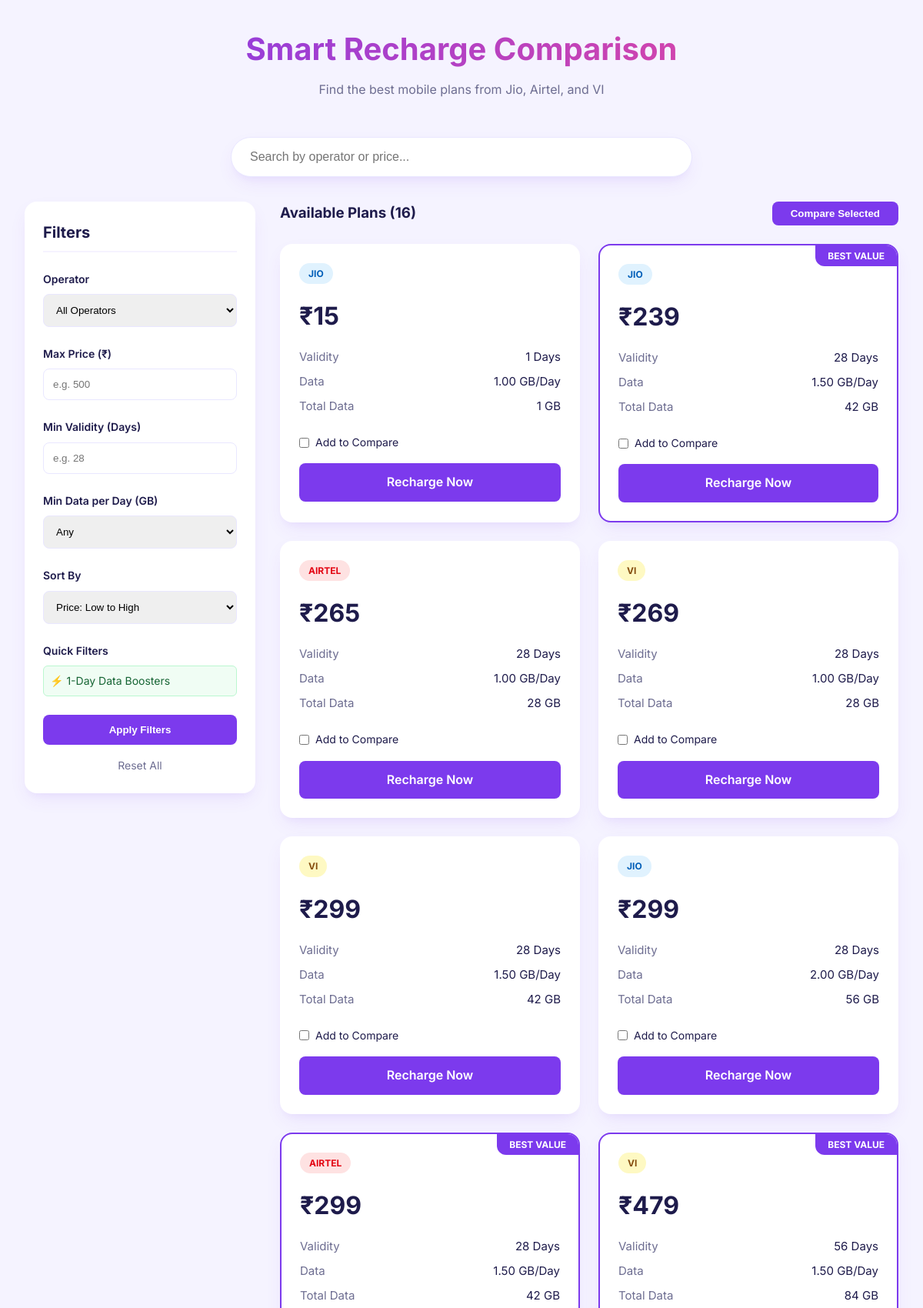
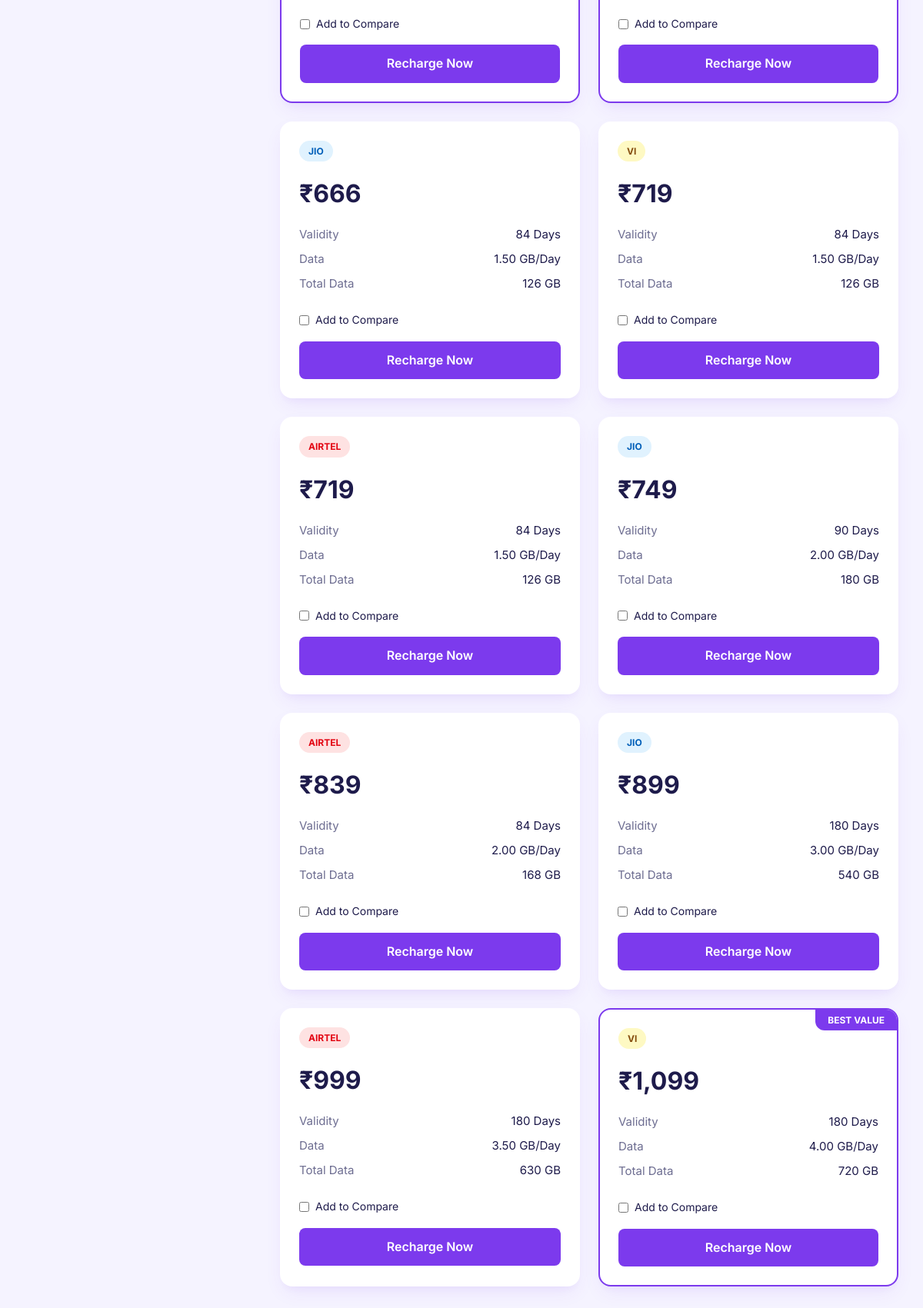
Before: / with the older database file (2 pictures, top to bottom).
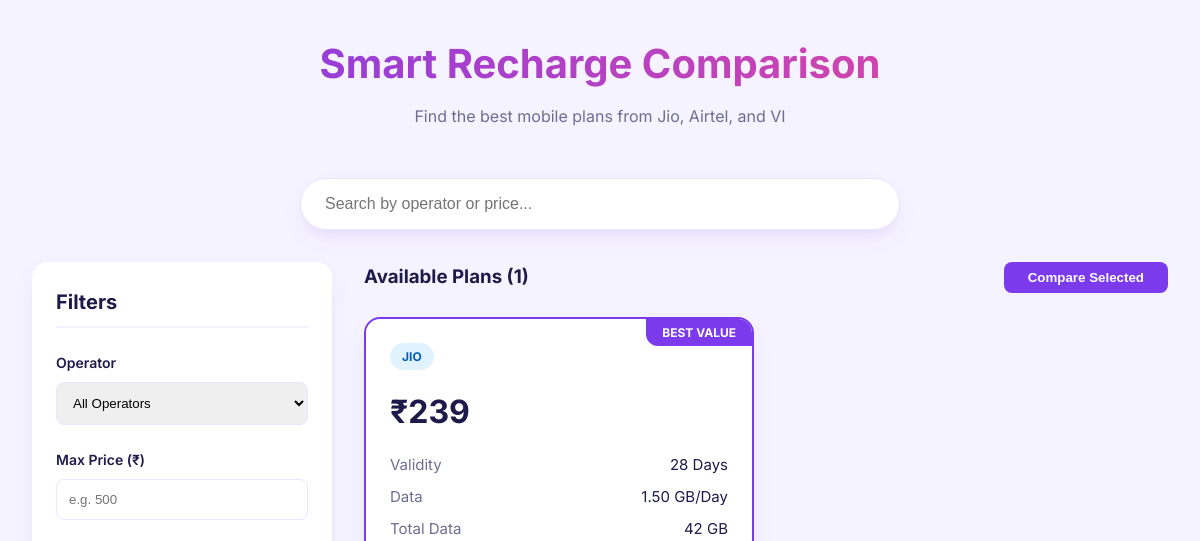
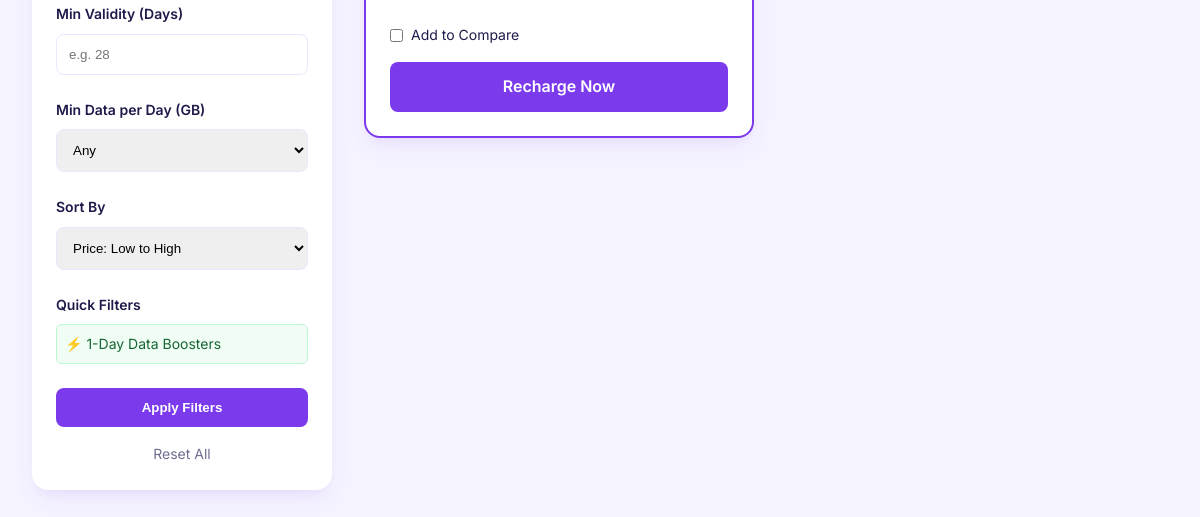
After: the same page with the newer database file (2 pictures, top to bottom).
### tables this page shows
CREATE TABLE IF NOT EXISTS plans (
    id INT AUTO_INCREMENT PRIMARY KEY,
    operator ENUM('Jio', 'Airtel', 'VI') NOT NULL,
    price DECIMAL(10, 2) NOT NULL,
    validity INT NOT NULL,  
    data_per_day DECIMAL(5, 2) NOT NULL,  
    is_best_plan BOOLEAN DEFAULT FALSE,
    category ENUM('Budget', 'Unlimited', 'Long Validity', 'OTT Bundled') DEFAULT 'Unlimited',
    ott_subscription VARCHAR(100) DEFAULT NULL,
    cost_per_day DECIMAL(10, 2) GENERATED ALWAYS AS (price / validity) STORED,
    created_at TIMESTAMP DEFAULT CURRENT_TIMESTAMP
);

### index.php (the view, shortened to what this page needs)
<?php
require_once 'db.php';
$max_price = $_GET['max_price'] ?? '';
$min_validity = $_GET['min_validity'] ?? '';
$sort = $_GET['sort'] ?? 'price_asc';
$search = $_GET['search'] ?? '';
$sql = "SELECT * FROM plans WHERE 1=1";
$params = [];
switch ($sort) {
    case 'price_asc': $sql .= " ORDER BY price ASC"; break;
}
$stmt = $pdo->prepare($sql);
$stmt->execute($params);
$plans = $stmt->fetchAll();
?>
<!DOCTYPE html>
<html lang="en">
<head>
    <link rel="stylesheet" href="style.css">
</head>
<body>
<div class="container">
    <header>
        <h1>Smart Recharge Comparison</h1>
        <p>Find the best mobile plans from Jio, Airtel, and VI</p>
    </header>
    <div class="search-container">
        <form method="GET" action="index.php" class="search-input-wrapper">
            <input type="text" name="search" placeholder="Search by operator or price..." value="<?php echo htmlspecialchars($search); ?>">
        </form>
    </div>
    <div class="main-layout">
        <aside class="filters-card">
            <h2>Filters</h2>
            <form method="GET" action="index.php">
                <div class="filter-group">
                    <label>Operator</label>
                    <select name="operator">
                        <option value="">All Operators</option>
                    </select>
                </div>
                <div class="filter-group">
                    <label>Max Price (₹)</label>
                    <input type="number" name="max_price" placeholder="e.g. 500" value="<?php echo htmlspecialchars($max_price); ?>">
                </div>
                <div class="filter-group">
                    <label>Min Validity (Days)</label>
                    <input type="number" name="min_validity" placeholder="e.g. 28" value="<?php echo htmlspecialchars($min_validity); ?>">
                </div>
                <div class="filter-group">
                    <label>Min Data per Day (GB)</label>
                    <select name="min_data">
                        <option value="">Any</option>
                    </select>
                </div>
                <div class="filter-group">
                    <label>Sort By</label>
                    <select name="sort">
                        <option value="price_asc" <?php if($sort == 'price_asc') echo 'selected'; ?>>Price: Low to High</option>
                    </select>
                </div>
                <div class="filter-group">
                    <label>Quick Filters</label>
                    <div style="display: flex; flex-direction: column; gap: 0.5rem;">
                        <a href="index.php?max_validity=1" class="btn-reset" style="text-align: left; margin-top: 0; padding: 0.5rem; background: #f0fdf4; color: #166534; border-radius: 6px; border: 1px solid #bbf7d0;">⚡ 1-Day Data Boosters</a>
                    </div>
                </div>
                <button type="submit" class="btn-apply">Apply Filters</button>
                <a href="index.php" class="btn-reset">Reset All</a>
            </form>
        </aside>
        <main>
            <form method="POST" action="index.php#comparison">
                <div style="display: flex; justify-content: space-between; align-items: center; margin-bottom: 1.5rem;">
                    <h3>Available Plans (<?php echo count($plans); ?>)</h3>
                    <button type="submit" name="compare" class="btn-apply" style="width: auto; padding: 0.5rem 1.5rem;">Compare Selected</button>
                </div>
                <div class="plans-grid">
                    <?php if (empty($plans)): ?>
                        <p style="grid-column: 1/-1; text-align: center; padding: 3rem; color: var(--text-muted);">No plans found matching your criteria.</p>
                    <?php else: ?>
                        <?php foreach ($plans as $plan): ?>
                            <div class="plan-card <?php echo $plan['is_best_plan'] ? 'best-plan' : ''; ?>">
                                <?php if ($plan['is_best_plan']): ?>
                                    <div class="badge-best">BEST VALUE</div>
                                <?php endif; ?>
                                <span class="operator-tag tag-<?php echo strtolower($plan['operator']); ?>">
                                    <?php echo $plan['operator']; ?>
                                </span>
                                <div class="plan-price">
                                    ₹<?php echo number_format($plan['price'], 0); ?>
                                </div>
                                <div class="plan-details">
                                    <div class="detail-item">
                                        <span>Validity</span>
                                        <span><?php echo $plan['validity']; ?> Days</span>
                                    </div>
                                    <div class="detail-item">
                                        <span>Data</span>
                                        <span><?php echo $plan['data_per_day']; ?> GB/Day</span>
                                    </div>
                                    <div class="detail-item">
                                        <span>Total Data</span>
                                        <span><?php echo $plan['validity'] * $plan['data_per_day']; ?> GB</span>
                                    </div>
                                </div>
                                <label class="compare-checkbox">
                                    <input type="checkbox" name="plan_ids[]" value="<?php echo $plan['id']; ?>">
                                    Add to Compare
                                </label>
                                <a href="recharge.php?id=<?php echo $plan['id']; ?>" class="btn-apply" style="display: block; text-align: center; text-decoration: none; margin-top: 1rem; background: var(--primary);">
                                    Recharge Now
                                </a>
                            </div>
                        <?php endforeach; ?>
                    <?php endif; ?>
                </div>
            </form>
        </main>
    </div>
</div>
</body>
</html>

### style.css (style rules this page uses)
:root { --primary: #7c3aed; --primary-hover: #6d28d9; --bg-color: #f5f3ff; --card-bg: #ffffff; --text-main: #1e1b4b; --text-muted: #6d6d91; --border-color: #e9e7ff; --accent-jio: #005eb8; --accent-airtel: #e30613; --accent-vi: #ffb400; --shadow: 0 10px 25px -5px rgba(124, 58, 237, 0.1), 0 8px 10px -6px rgba(124, 58, 237, 0.05); --radius: 16px; }
* { margin: 0; padding: 0; box-sizing: border-box; }
body { font-family: 'Inter', sans-serif; background-color: var(--bg-color); color: var(--text-main); line-height: 1.6; }
.container { max-width: 1200px; margin: 0 auto; padding: 2rem; }
header { margin-bottom: 3rem; text-align: center; }
header h1 { font-size: 2.5rem; font-weight: 700; background: linear-gradient(to right, var(--primary), #ec4899); -webkit-background-clip: text; -webkit-text-fill-color: transparent; margin-bottom: 0.5rem; }
header p { color: var(--text-muted); }
.main-layout { display: grid; grid-template-columns: 300px 1fr; gap: 2rem; }
.filters-card { background: var(--card-bg); padding: 1.5rem; border-radius: var(--radius); box-shadow: var(--shadow); height: fit-content; position: sticky; top: 2rem; }
.filters-card h2 { font-size: 1.25rem; margin-bottom: 1.5rem; border-bottom: 2px solid var(--bg-color); padding-bottom: 0.5rem; }
.filter-group { margin-bottom: 1.5rem; }
.filter-group label { display: block; font-size: 0.875rem; font-weight: 600; margin-bottom: 0.5rem; }
.filter-group select, .filter-group input[type="text"], .filter-group input[type="number"] { width: 100%; padding: 0.75rem; border: 1px solid var(--border-color); border-radius: 8px; outline: none; transition: border-color 0.2s; }
.btn-apply { width: 100%; padding: 0.75rem; background: var(--primary); color: white; border: none; border-radius: 8px; font-weight: 600; cursor: pointer; transition: background 0.2s; }
.btn-reset { display: block; text-align: center; margin-top: 1rem; color: var(--text-muted); text-decoration: none; font-size: 0.875rem; }
.plans-grid { display: grid; grid-template-columns: repeat(auto-fill, minmax(280px, 1fr)); gap: 1.5rem; }
.plan-card { background: var(--card-bg); border-radius: var(--radius); padding: 1.5rem; box-shadow: var(--shadow); transition: transform 0.2s, box-shadow 0.2s; border: 1px solid transparent; position: relative; overflow: hidden; }
.plan-card.best-plan { border: 2px solid var(--primary); }
.badge-best { position: absolute; top: 0; right: 0; background: var(--primary); color: white; padding: 0.25rem 1rem; font-size: 0.75rem; font-weight: 700; border-bottom-left-radius: 12px; }
.operator-tag { display: inline-block; padding: 0.25rem 0.75rem; border-radius: 999px; font-size: 0.75rem; font-weight: 700; text-transform: uppercase; margin-bottom: 1rem; }
.tag-jio { background: #e0f2fe; color: var(--accent-jio); }
.plan-price { font-size: 2rem; font-weight: 700; margin-bottom: 1rem; }
.plan-details { margin-bottom: 1.5rem; }
.detail-item { display: flex; justify-content: space-between; margin-bottom: 0.5rem; font-size: 0.9375rem; }
.detail-item span:first-child { color: var(--text-muted); }
.compare-checkbox { margin-top: 1rem; display: flex; align-items: center; gap: 0.5rem; font-size: 0.875rem; cursor: pointer; }
.search-container { margin-bottom: 2rem; }
.search-input-wrapper { position: relative; max-width: 600px; margin: 0 auto; }
.search-input-wrapper input { width: 100%; padding: 1rem 1.5rem; border-radius: 999px; border: 1px solid var(--border-color); box-shadow: var(--shadow); outline: none; font-size: 1rem; }
.tag-airtel { background: #fee2e2; color: var(--accent-airtel); }
.tag-vi { background: #fef9c3; color: #854d0e; }

Changed rows visible on the page:
removed plans: operator "JIO", price "15", validity "1", data_per_day "1.00", $plan['validity']*$plan['data_per_day'] "1"
removed plans: operator "AIRTEL", price "265", validity "28", data_per_day "1.00", $plan['validity']*$plan['data_per_day'] "28"
removed plans: operator "VI", price "269", validity "28", data_per_day "1.00", $plan['validity']*$plan['data_per_day'] "28"
removed plans: operator "VI", price "299", validity "28", data_per_day "1.50", $plan['validity'] * $plan['data_per_day'] "42"
removed plans: operator "JIO", price "299", validity "28", data_per_day "2.00", $plan['validity'] * $plan['data_per_day'] "56"
removed plans: is_best_plan "BEST VALUE", operator "AIRTEL", price "299", validity "28", data_per_day "1.50", $plan['validity'] * $plan['data_per_day'] "42"
removed plans: is_best_plan "BEST VALUE", operator "VI", price "479", validity "56", data_per_day "1.50", $plan['validity'] * $plan['data_per_day'] "84"
removed plans: operator "JIO", price "666", validity "84", data_per_day "1.50", $plan['validity'] * $plan['data_per_day'] "126"
removed plans: operator "VI", price "719", validity "84", data_per_day "1.50", $plan['validity'] * $plan['data_per_day'] "126"
removed plans: operator "AIRTEL", price "719", validity "84", data_per_day "1.50", $plan['validity'] * $plan['data_per_day'] "126"
removed plans: operator "JIO", price "749", validity "90", data_per_day "2.00", $plan['validity'] * $plan['data_per_day'] "180"
removed plans: operator "AIRTEL", price "839", validity "84", data_per_day "2.00", $plan['validity'] * $plan['data_per_day'] "168"
removed plans: operator "JIO", price "899", validity "180", data_per_day "3.00", $plan['validity'] * $plan['data_per_day'] "540"
removed plans: operator "AIRTEL", price "999", validity "180", data_per_day "3.50", $plan['validity'] * $plan['data_per_day'] "630"
removed plans: is_best_plan "BEST VALUE", operator "VI", price "1,099", validity "180", data_per_day "4.00", $plan['validity'] * $plan['data_per_day'] "720"
Other visible differences:
count($plans): "16" → "1"
